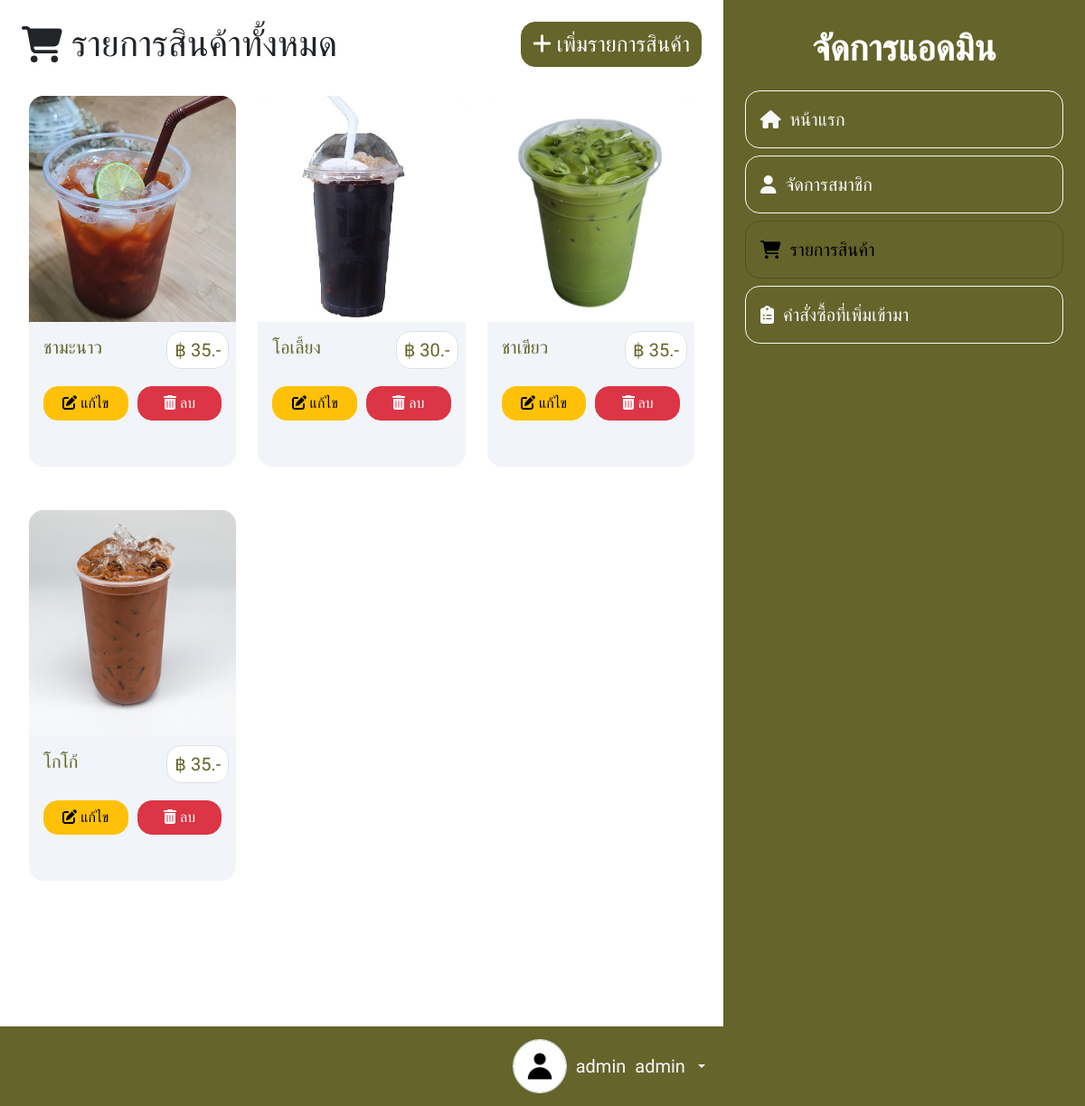
Page /admin/?page=products (signed in) on the committed database.
### tables this page shows
CREATE TABLE `products` (
  `product_id` int NOT NULL,
  `name` varchar(255) NOT NULL,
  `detail` varchar(255) NOT NULL,
  `drink_type` tinytext NOT NULL,
  `price` int NOT NULL,
  `product_image` varchar(255) NOT NULL,
  `create_at` timestamp NOT NULL DEFAULT CURRENT_TIMESTAMP
);

CREATE TABLE `users` (
  `user_id` int NOT NULL,
  `firstname` varchar(150) DEFAULT NULL,
  `lastname` varchar(150) NOT NULL,
  `tel` varchar(10) DEFAULT NULL,
  `email` varchar(150) NOT NULL,
  `password` varchar(150) NOT NULL,
  `profile_image` varchar(255) NOT NULL,
  `address` varchar(255) DEFAULT NULL,
  `role` enum('user','admin') NOT NULL DEFAULT 'user',
  `created_at` timestamp NOT NULL DEFAULT CURRENT_TIMESTAMP
);

### src/config-function/function.php (called while the page is built, shortened)
<?php
function sql(string $sql, array $params = [])
{
    global $pdo;
    $stmt = $pdo->prepare($sql);
    $stmt->execute($params);
    return $stmt;
}
    if (isset($_SESSION[$type_msg])) { ?>
    <?php }
function pathImage($image, string $typeImage = "user_images", string $location = "assets/images")
{
    $request_uri = parse_url($_SERVER["REQUEST_URI"], PHP_URL_PATH);
    return $request_uri == "/" ? "./$location/$typeImage/$image" : "../$location/$typeImage/$image";
}
function formatNumberWithComma(string $number)
{
    return number_format($number, 0, '.', ',');
}
    ?>

### src/admin/components/products.php (the view, shortened to what this page needs)
<div class="d-flex align-items-center justify-content-between flex-column flex-sm-row gap-2">
    <h1 class="d-flex align-items-center" style="gap:10px"><i class="fa-solid fa-cart-shopping"></i> รายการสินค้าทั้งหมด</h1>
    <div class="d-flex justify-content-end">
        <button class="btn btn-primary fs-4 rounded-4" type="button" data-bs-toggle="modal" data-bs-target="#add_product"><i class="fa-solid fa-plus"></i> เพิ่มรายการสินค้า</button>
    </div>
</div>
<div class="mt-4 p-2 overflow-y-auto overflow-x-hidden" style="height: calc(100% - 15%);">
    <?php $product_data = sql("SELECT `product_id`,`name`,`detail`,`price`,`product_image` FROM `products`");
    if ($product_data->rowCount() > 0) { ?>
        <div class="row">
            <?php while ($data = $product_data->fetch()) { ?>
                <div class="col-xxl-3 col-xl-4 col-lg-4 col-md-6 col-12 mb-5">
                    <div style="color:var(--bs-primary);text-decoration: none;">
                        <div class="card-item-order">
                            <img src="<?= pathImage($data["product_image"], "product_images"); ?>" alt="product image" />
                            <div class="p-3 d-flex flex-column justify-content-between" style="height: 125px;">
                                <div>
                                    <h5 data-product-name="<?= $data["product_id"] ?>" class="titleCardItemOrder"><?= $data["name"]; ?></h5>
                                </div>
                                <div class="position-absolute z-2 bg-white rounded-4 end-0 m-2 p-2 border" style="bottom: 100px;">
                                    <h5>฿ <?php echo formatNumberWithComma($data["price"]); ?>.-</h5>
                                </div>
                                <div class="d-flex align-items-center mt-2" style="gap:10px">
                                    <button class="btn btn-warning w-100 rounded-4" data-bs-toggle="modal" data-bs-target="#edit_product<?= $data["product_id"] ?>">
                                        <i class="fa-solid fa-pen-to-square"></i> แก้ไข
                                    </button>
                                    <button class="btn btn-danger w-100 rounded-4" data-bs-toggle="modal" data-bs-target="#delete_product<?= $data["product_id"] ?>">
                                        <i class="fa-solid fa-trash-can"></i> ลบ
                                    </button>
                                </div>
                            </div>
                        </div>
                    </div>
                </div>
            <?php } ?>
        </div>
    <?php } ?>
</div>

### src/admin/index.php (shortened to what this page needs)
<?php
$admin_id = isset($_SESSION["user_login"]) ? header("location: ../") : (isset($_SESSION["admin_login"]) ? $_SESSION["admin_login"] : header("location: ./login.php"));
if ($admin_id) {
    $row = sql("SELECT * FROM `users` WHERE `user_id` = ?", [$admin_id])->fetch(PDO::FETCH_ASSOC);
}
$linkPageAdmin = [
    [
        "thText" => "หน้าแรก",
        "engText" => "home",
        "icon" => '<i class="fa-solid fa-house"></i>'
    ],
    [
        "thText" => "จัดการสมาชิก",
        "engText" => "user",
        "icon" => '<i class="fa-solid fa-user"></i>'
    ],
    [
        "thText" => "รายการสินค้า",
        "engText" => "products",
        "icon" => '<i class="fa-solid fa-cart-shopping"></i>'
    ],
    [
        "thText" => "คำสั่งซื้อที่เพิ่มเข้ามา",
        "engText" => "orders",
        "icon" => '<i class="fa-solid fa-clipboard-list"></i>'
    ],
];
?>
<!DOCTYPE html>
<html lang="en">
<head>
    <?php require_once __DIR__ . "/../lib/link.php"; ?>
</head>
<body>
    <div class="d-flex flex-column flex-sm-row">
        <div class="responsive-admin2">
            <div class="p-4" style="height: calc(100vh - 88px);">
                <?php foreach ($linkPageAdmin as $index => $link) {
                    if (isset($_GET["page"]) && $_GET["page"] == $link['engText']) {
                        require_once __DIR__ . "/components/" . $link['engText'] . ".php";
                    } elseif (isset($_GET["page"]) && $_GET["page"] == "manage-account") {
                        require_once "../components/manage_account.php";
                    }
                } ?>
            </div>
            <div class="bg-primary p-2">
                <div class="d-flex justify-content-sm-end justify-content-center">
                    <div class="dropdown">
                        <div class="d-flex justify-content-start align-items-center btn btn-outline-light border-0 rounded-5" data-bs-toggle="dropdown">
                            <div class="dropdown-toggle d-flex align-items-center" style="gap:10px">
                                <img src="<?= pathImage($row["profile_image"]); ?>" width="60px" height="60px" class="rounded-circle border object-fit-cover">
                                <h5><?= $row["firstname"] ?></h5>
                                <h5><?= $row["lastname"] ?></h5>
                            </div>
                        </div>
                    </div>
                </div>
            </div>
        </div>
        <div class="bg-primary text-white d-flex flex-column justify-content-between p-4 pb-0 responsive-admin1" style="white-space: nowrap;">
            <div>
                <div class="d-flex justify-content-center align-items-center mb-3">
                    <div class="text-center fs-1 fw-bold">จัดการแอดมิน</div>
                </div>
                <ul class="p-0 mb-5" style="list-style:none;">
                    <?php foreach ($linkPageAdmin as $index => $link) { ?>
                        <li>
                            <a href="?page=<?= $link['engText']; ?>" class="btn btn-outline-light w-100 fs-5 text-start p-3 d-flex align-items-center mt-2 rounded-4 <?= isset($_GET["page"]) && $_GET["page"] == $link['engText'] ? "active" : ""; ?>" style="gap:10px;"><?= $link["icon"] . " " . $link["thText"]; ?>
                            </a>
                        </li>
                    <?php } ?>
                </ul>
            </div>
        </div>
    </div>
</body>
</html>

### rows in the picture
products: product_image (picture), name "ชามะนาว", price "35"
products: product_image (picture), name "โอเลี้ยง", price "30"
products: product_image (picture), name "ชาเขียว", price "35"
products: product_image (picture), name "โกโก้", price "35"
users: profile_image (placeholder picture), firstname "admin", lastname "admin"

### other values in the picture
$link["thText"] "หน้าแรก"
$link["thText"] "จัดการสมาชิก"
$link["thText"] "รายการสินค้า"
$link["thText"] "คำสั่งซื้อที่เพิ่มเข้ามา"
